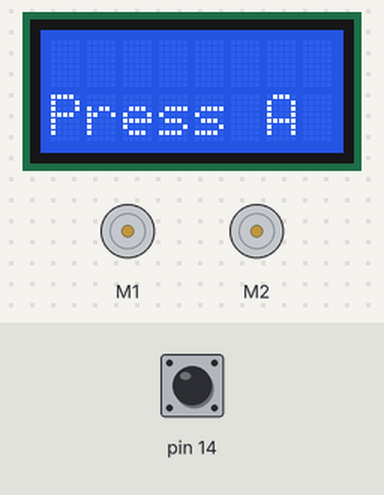
Recording of a sketch running on a simulated Arduino Leonardo, built with avr-gcc and run on an emulated ATmega32U4. On the bench: 8×2 character LCD, 2 × DC motor (green arrow = forward, orange = backward, longer = faster). The inputs (shaded band) are chosen by the test bench; at power-on: pin 14 HIGH. What the sketch prints to the serial monitor is not drawn.

Above: at 1.2 s.
1.3 s: pin 14 pulled LOW for 0.15 s
At 2.8 s:
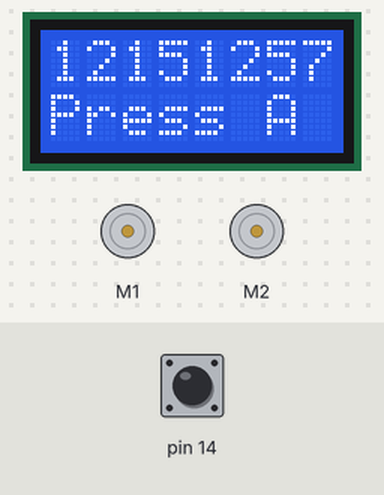
4.0 s: pin 14 pulled LOW for 1 s
At 7.1 s:
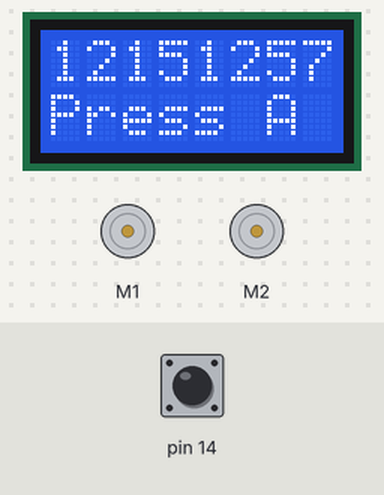
7.5 s: pin 14 pulled LOW for 3.2 s
At 11.75 s:
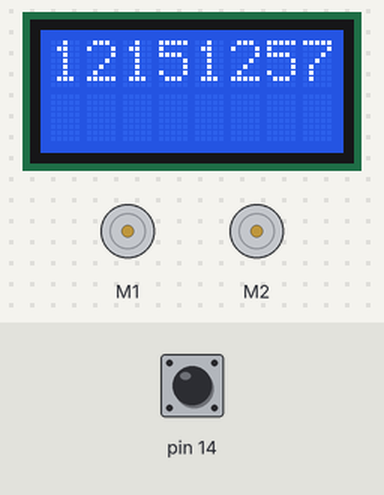
Timing chart, 0 to 13.2 s (numbered marks = the images above; inputs shaded):
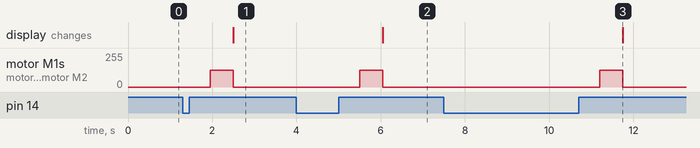

Measured:
- after the input at 1.3 s, motor M1, motor M2: stopped → forward 127/255 after 0.66 s, → stopped 0.55 s later; the display: first changes after 1.2 s (image 1 shows a later state)
- after the input at 4.0 s, motor M1, motor M2: stopped → forward 127/255 after 1.5 s, → stopped 0.55 s later; the display: first changes after 2.0 s (image 2 shows a later state)
- after the input at 7.5 s, motor M1, motor M2: stopped → forward 127/255 after 3.7 s, → stopped 0.55 s later; the display: changes after 4.2 s (image 3)

The sketch:

mech10.ino
```cpp
// エンコーダーの値を取得するサンプルプログラム3
// シリアルモニタでデータを保存
#include <Zumo32U4.h>
Zumo32U4Encoders  encoders; // エンコーダーのオブジェクト変数
Zumo32U4Motors    motors;   // モーターのオブジェクト変数
Zumo32U4ButtonA   buttonA;  // ボタンAのオブジェクト変数
Zumo32U4LCD       lcd;      // LCDのオブジェクト変数
void setup(){
  Serial.begin(115200);     // シリアルポートの設定
  lcd.clear();
}
void loop(){
  int countsLeft, countsRight, itr=0;
  lcd.gotoXY(0, 1);             // 文字列の始まりをLCDの2行目の左端に
  lcd.print("Press A");         // LCD画面に「Press A」を表示
  buttonA.waitForButton();      // ボタンAが押されるのを待つ
  countsLeft  = encoders.getCountsAndResetLeft();  // 左エンコーダーの値を初期化・取得
  countsRight = encoders.getCountsAndResetRight(); // 右エンコーダーの値を初期化・取得
  Serial.print(", left, right\n"); // エクセル操作のため
  delay(500);                     // 0.5s（500ms）待つ
  motors.setSpeeds(200, 200);     // 左右のモーターの回転数を200に設定
  do{
    countsLeft  = encoders.getCountsLeft();  // 左エンコーダーの値を取得
    countsRight = encoders.getCountsRight(); // 右エンコーダーの値を取得
    Serial.print(itr);      // エクセル操作のため
    Serial.print(", ");    // エクセル操作のため
    Serial.print(countsLeft);
    Serial.print(", ");
    Serial.print(countsRight);
    Serial.println("");
    lcd.clear();
    lcd.print(countsLeft);    // 左エンコーダーの値を表示
    lcd.gotoXY(4, 0);
    lcd.print(countsRight);   // 右エンコーダーの値を表示
    itr++; // do-while文の繰り返し回数をカウント
  }while(itr <= 120);  // 条件を満たす間繰り返す
  motors.setSpeeds(0, 0);
}
```
